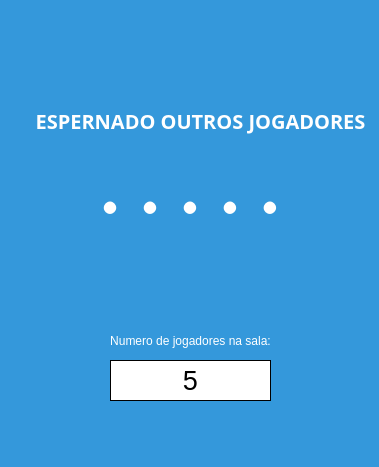
<?xml version="1.0" encoding="UTF-8"?>
<ui version="4.0">
 <class>WaitScreen</class>
 <widget class="QDialog" name="WaitScreen">
  <property name="geometry">
   <rect>
    <x>0</x>
    <y>0</y>
    <width>379</width>
    <height>467</height>
   </rect>
  </property>
  <property name="windowTitle">
   <string>Sudoku Warriors</string>
  </property>
  <property name="windowIcon">
   <iconset>
    <normaloff>../../Imagens/sudokuicon3.png</normaloff>../../Imagens/sudokuicon3.png</iconset>
  </property>
  <property name="styleSheet">
   <string notr="true">background-color: #3498db;</string>
  </property>
  <widget class="QLabel" name="label">
   <property name="geometry">
    <rect>
     <x>0</x>
     <y>100</y>
     <width>401</width>
     <height>41</height>
    </rect>
   </property>
   <property name="font">
    <font>
     <family>SimSun-ExtB</family>
     <pointsize>15</pointsize>
     <bold>true</bold>
    </font>
   </property>
   <property name="styleSheet">
    <string notr="true">color: white;</string>
   </property>
   <property name="text">
    <string>ESPERNADO OUTROS JOGADORES</string>
   </property>
   <property name="alignment">
    <set>Qt::AlignCenter</set>
   </property>
  </widget>
  <widget class="QLabel" name="wait_points">
   <property name="geometry">
    <rect>
     <x>100</x>
     <y>130</y>
     <width>271</width>
     <height>131</height>
    </rect>
   </property>
   <property name="font">
    <font>
     <family>Palatino Linotype</family>
     <pointsize>60</pointsize>
     <bold>true</bold>
    </font>
   </property>
   <property name="styleSheet">
    <string notr="true">color: white;</string>
   </property>
   <property name="text">
    <string>. . . . .</string>
   </property>
  </widget>
  <widget class="QLabel" name="label_3">
   <property name="geometry">
    <rect>
     <x>0</x>
     <y>330</y>
     <width>381</width>
     <height>21</height>
    </rect>
   </property>
   <property name="styleSheet">
    <string notr="true">color: white;</string>
   </property>
   <property name="text">
    <string>Numero de jogadores na sala:</string>
   </property>
   <property name="alignment">
    <set>Qt::AlignCenter</set>
   </property>
  </widget>
  <widget class="QLabel" name="num_atual_players">
   <property name="geometry">
    <rect>
     <x>110</x>
     <y>360</y>
     <width>161</width>
     <height>41</height>
    </rect>
   </property>
   <property name="font">
    <font>
     <pointsize>20</pointsize>
    </font>
   </property>
   <property name="styleSheet">
    <string notr="true">background-color: white; border: 1px solid black;</string>
   </property>
   <property name="text">
    <string>5</string>
   </property>
   <property name="alignment">
    <set>Qt::AlignCenter</set>
   </property>
  </widget>
  <zorder>wait_points</zorder>
  <zorder>label</zorder>
  <zorder>label_3</zorder>
  <zorder>num_atual_players</zorder>
 </widget>
 <resources/>
 <connections/>
</ui>
